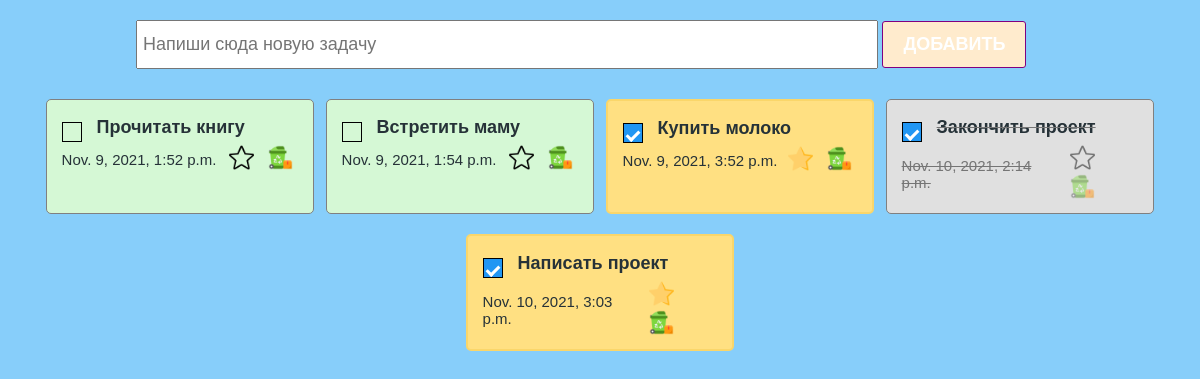
The app's page /test/, older data.
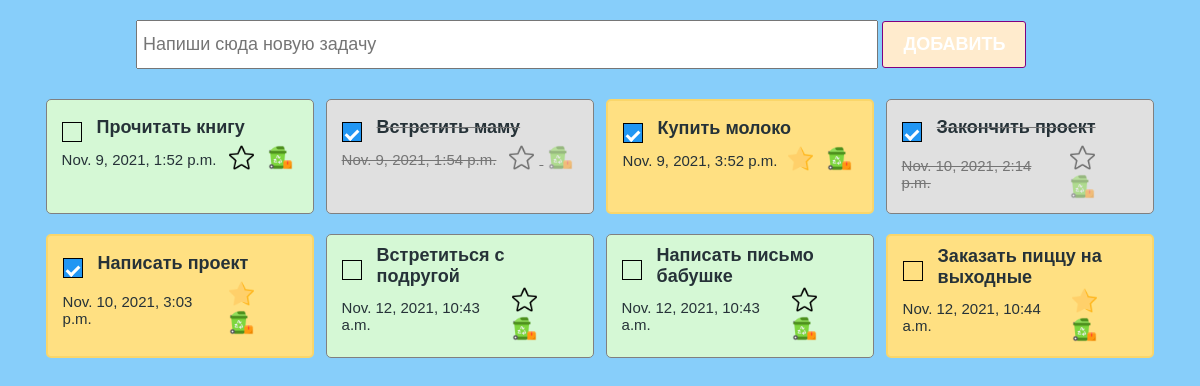
The same page, newer data.
### main/models.py (models this page shows)
class TODOLIST(models.Model):
    text = models.CharField(max_length=100)
    created_at = models.DateTimeField(auto_now_add=True)
    is_closed = models.BooleanField(default=False)
    is_favorite = models.BooleanField(default=False)

### main/views.py (the view)
# urls.py: path("test/", test, name="test"),
def test(request):
    todo_list = TODOLIST.objects.all()
    return render(request, "test.html", {"todo_list": todo_list} )

### main/templates/test.html (shortened to what this page needs)
{% load static %}
<!DOCTYPE html>
<html lang="en">
<head>
    <link rel="stylesheet" href="{% static 'styles/checkbox.css' %}">
    <link rel="stylesheet" href="{% static 'styles/index.css' %}" />
    <link rel="stylesheet" href="{% static 'styles/styles.css' %}" />
</head>
</body>
<section class="wrapper">
    <div class="create_container">
        <form action="{% url 'add-todo' %}" method="POST">
            <input class="create_input" type="text" placeholder="Напиши сюда новую задачу" name="todo_text" />
            <button class="create_button"> Добавить </button>
    </div>
    <div class="todo_container">
            {% for todo in todo_list %}
            <div class="todo_item
               {% if todo.is_favorite %}
                    marked
                {% elif todo.is_closed %}
                    done
               {% endif %}
            ">
                <div class="todo_item_header">
                    <label class="checkbox_container">
                        <span class="checkmark"></span>
                    </label>
                    <h4> <a href="{% url 'close-todo' todo.id %}">{{ todo.text}}</a></h4>
                </div>
                <div class="todo_item_footer">
                    <p>{{ todo.created_at }}</p>
                    <div class="action_buttons">
                        {% if todo.is_favorite%}
                        <a href="{% url 'unmark-todo' todo.id %}"><img src="{% static './icons/favourite.png' %}" /></a>
                        {% else %}
                        <a href="{% url 'mark-todo' todo.id %}"><img src="{% static './icons/star (1).png' %}" /></a>
                        {% endif %}
                        <a href="{% url 'delete-todo' todo.id %}"><img src="{% static './icons/recycle-bin.png' %}" /></a>
                    </div>
                </div>
            </div>
            {% endfor%}
    </div>
</section>
</html>

Row changes from the older to the newer data that the page shows:
changed TODOLIST "Встретить маму": is_closed False → True (drawn)
added TODOLIST: text "Встретиться с подругой", created_at "Nov. 12, 2021, 10:43 a.m.", is_favorite False (drawn)
added TODOLIST: text "Написать письмо бабушке", created_at "Nov. 12, 2021, 10:43 a.m.", is_favorite False (drawn)
added TODOLIST: text "Заказать пиццу на выходные", created_at "Nov. 12, 2021, 10:44 a.m.", is_favorite True (drawn)
